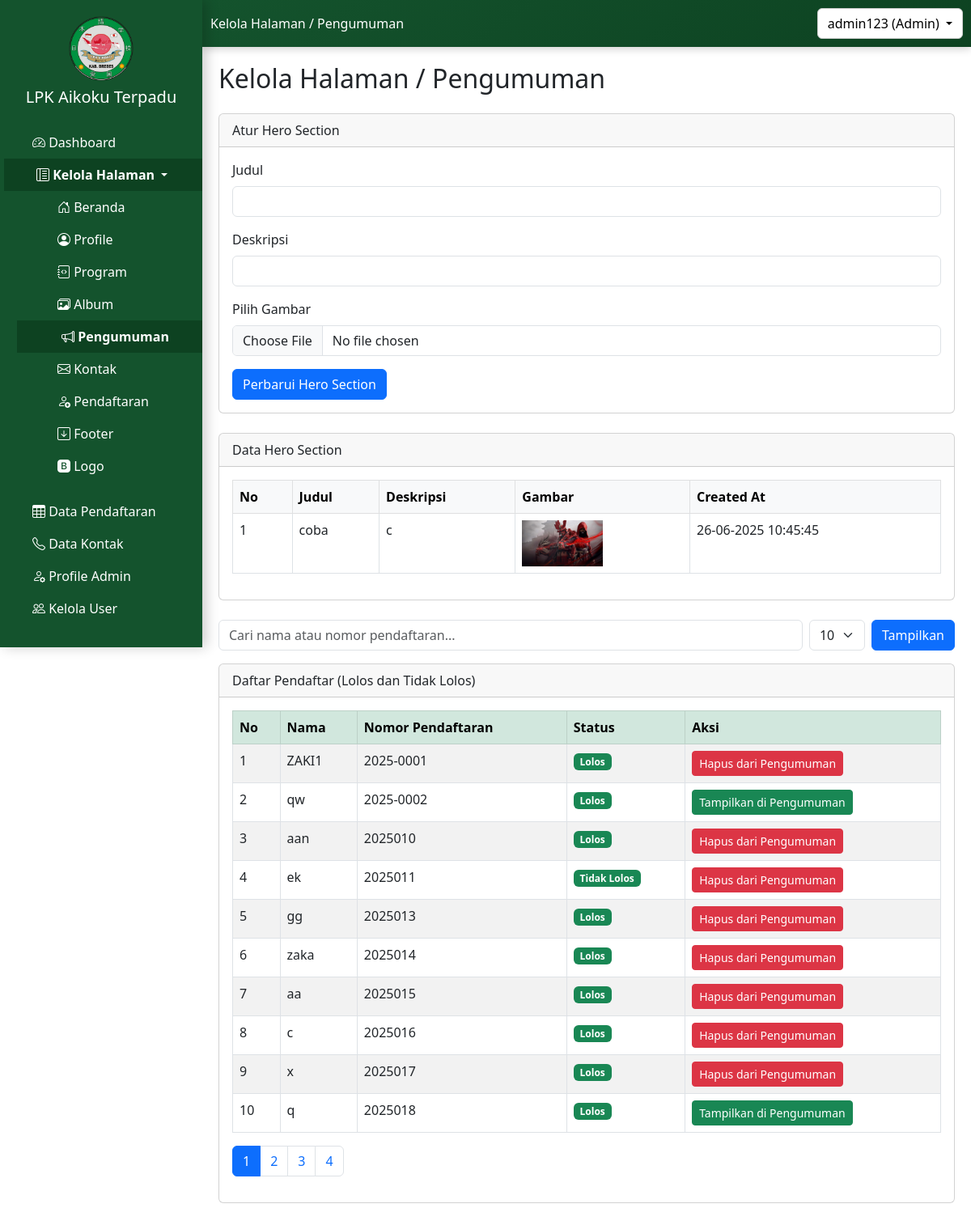
The page /admin/kelola_halaman/pengumuman/pengumuman_admin.php (signed in) on the database its author committed.
### tables this page shows
CREATE TABLE `tb_hero_pengumuman` (
  `id` int(11) NOT NULL,
  `hero_title` varchar(255) DEFAULT NULL,
  `hero_description` varchar(255) DEFAULT NULL,
  `hero_image` text DEFAULT NULL,
  `created_at` timestamp NOT NULL DEFAULT current_timestamp()
);

CREATE TABLE `tb_pengumuman_tayang` (
  `id` int(11) NOT NULL,
  `id_pendaftaran` int(11) DEFAULT NULL
);

CREATE TABLE `tb_pendaftaran` (
  `id_pendaftaran` int(11) NOT NULL,
  `nama_lengkap` varchar(100) DEFAULT NULL,
  `nomor_pendaftaran` varchar(50) DEFAULT NULL,
  `tempat_lahir` varchar(100) DEFAULT NULL,
  `tanggal_lahir` date DEFAULT NULL,
  `usia` int(11) DEFAULT NULL,
  `jenis_kelamin` varchar(20) DEFAULT NULL,
  `agama` varchar(50) DEFAULT NULL,
  `alamat_ktp` text DEFAULT NULL,
  `email` varchar(100) DEFAULT NULL,
  `telepon` varchar(20) DEFAULT NULL,
  `alamat` text DEFAULT NULL,
  `alamat_keluarga` text DEFAULT NULL,
  `telepon_keluarga` varchar(20) DEFAULT NULL,
  `program` varchar(100) DEFAULT NULL,
  `pendidikan_terakhir` varchar(50) DEFAULT NULL,
  `pengalaman_kerja` text DEFAULT NULL,
  `status_pernikahan` varchar(50) DEFAULT NULL,
  `tinggi_badan` int(11) DEFAULT NULL,
  `berat_badan` int(11) DEFAULT NULL,
  `pengalaman_jepang` varchar(50) DEFAULT NULL,
  `penyakit_kronis` text DEFAULT NULL,
  `golongan_darah` varchar(5) DEFAULT NULL,
  `status` varchar(20) DEFAULT 'Pending',
  `tanggal_daftar` datetime DEFAULT current_timestamp(),
  `id_pengguna` int(11) DEFAULT NULL,
  `pengumuman` text DEFAULT NULL
);

### admin/kelola_halaman/pengumuman/pengumuman_admin.php (the view, shortened to what this page needs)
<?php
include '../../../includes/config.php';
$pageTitle = 'Kelola Halaman / Pengumuman';
?>
<!DOCTYPE html>
<html lang="id">
<head>
</head>
<body>
    <?php include '../../../sidebar1.php'; ?>
    <div class="content">
        <h2 class="mb-4"><?php echo $pageTitle; ?></h2>
        <div class="card mb-4">
            <div class="card-header">Atur Hero Section</div>
            <div class="card-body">
                <form method="POST" action="hero/proses_hero.php" enctype="multipart/form-data">
                    <div class="mb-3">
                        <label for="hero_title" class="form-label">Judul</label>
                        <input type="text" class="form-control" id="hero_title" name="hero_title" required>
                    </div>
                    <div class="mb-3">
                        <label for="hero_description" class="form-label">Deskripsi</label>
                        <input type="text" class="form-control" id="hero_description" name="hero_description" required>
                    </div>
                    <div class="mb-3">
                        <label for="hero_image" class="form-label">Pilih Gambar</label>
                        <input type="file" class="form-control" id="hero_image" name="hero_image" accept="image/*"
                            required>
                    </div>
                    <button type="submit" class="btn btn-primary">Perbarui Hero Section</button>
                </form>
            </div>
        </div>
        <div class="card mb-4">
            <div class="card-header">Data Hero Section</div>
            <div class="card-body">
                <table class="table table-bordered">
                    <thead class="table-light">
                        <tr>
                            <th>No</th>
                            <th>Judul</th>
                            <th>Deskripsi</th>
                            <th>Gambar</th>
                            <th>Created At</th>
                        </tr>
                    </thead>
                    <tbody>
                        <?php
                        $query = "SELECT * FROM tb_hero_pengumuman ORDER BY id DESC";
                        $result = mysqli_query($mysqli, $query);
                        $no = 1;
                        while ($data = mysqli_fetch_assoc($result)) {
                            ?>
                            <tr>
                                <td><?php echo $no++; ?></td>
                                <td><?php echo $data['hero_title']; ?></td>
                                <td><?php echo $data['hero_description']; ?></td>
                                <td><img src="../../../uploads/<?php echo $data['hero_image']; ?>" alt="Gambar Hero"
                                        width="100"></td>
                                <td><?php echo date('d-m-Y H:i:s', strtotime($data['created_at'])); ?></td>
                            </tr>
                        <?php } ?>
                    </tbody>
                </table>
            </div>
        </div>
        <?php
        $limit = isset($_GET['limit']) ? (int) $_GET['limit'] : 10;
        $page = isset($_GET['page']) ? (int) $_GET['page'] : 1;
        $offset = ($page - 1) * $limit;
        $where = "p.status IN ('Lolos', 'Tidak Lolos')";
        $count_sql = "SELECT COUNT(*) as total FROM tb_pendaftaran p WHERE $where";
        $count_result = mysqli_query($mysqli, $count_sql);
        $total_data = mysqli_fetch_assoc($count_result)['total'];
        $total_pages = ceil($total_data / $limit);
        ?>
        <form method="GET" class="d-flex mb-3">
            <input type="text" name="search" class="form-control me-2" placeholder="Cari nama atau nomor pendaftaran..."
                value="<?= isset($_GET['search']) ? $_GET['search'] : '' ?>">
            <select name="limit" class="form-select w-auto me-2" onchange="this.form.submit()">
                <?php
                $limits = [5, 10, 15, 20];
                foreach ($limits as $val) {
                    $selected = ($limit == $val) ? 'selected' : '';
                    echo "<option value='$val' $selected>$val</option>";
                }
                ?>
            </select>
            <button type="submit" class="btn btn-primary">Tampilkan</button>
        </form>
        <div class="card mb-4">
            <div class="card-header">Daftar Pendaftar (Lolos dan Tidak Lolos)</div>
            <div class="card-body">
                <table class="table table-bordered table-striped">
                    <thead class="table-success">
                        <tr>
                            <th>No</th>
                            <th>Nama</th>
                            <th>Nomor Pendaftaran</th>
                            <th>Status</th>
                            <th>Aksi</th>
                        </tr>
                    </thead>
                    <tbody>
                        <?php
                        $sql = "SELECT p.id_pendaftaran, p.nama_lengkap, p.nomor_pendaftaran, p.status,
                        t.id AS id_tayang
                        FROM tb_pendaftaran p
                        LEFT JOIN tb_pengumuman_tayang t ON t.id_pendaftaran = p.id_pendaftaran
                        WHERE $where
                        ORDER BY p.id_pendaftaran ASC
                        LIMIT $limit OFFSET $offset";
                        $result = mysqli_query($mysqli, $sql);
                        $no = 1;
                        while ($row = mysqli_fetch_assoc($result)):
                            ?>
                            <tr>
                                <td><?= $no++ ?></td>
                                <td><?= htmlspecialchars($row['nama_lengkap']) ?></td>
                                <td><?= htmlspecialchars($row['nomor_pendaftaran']) ?></td>
                                <td><span class="badge bg-success"><?= $row['status'] ?></span></td>
                                <td>
                                    <?php if ($row['id_tayang']): ?>
                                        <a href="tayang/hapus_tayang.php?id=<?= $row['id_pendaftaran'] ?>"
                                            class="btn btn-danger btn-sm"
                                            onclick="return confirm('Yakin ingin menghapus dari pengumuman?')">Hapus dari
                                            Pengumuman</a>
                                    <?php else: ?>
                                        <a href="tayang/tambah_tayang.php?id=<?= $row['id_pendaftaran'] ?>"
                                            class="btn btn-success btn-sm"
                                            onclick="return confirm('Tampilkan di halaman pengumuman?')">Tampilkan di
                                            Pengumuman</a>
                                    <?php endif; ?>
                                </td>
                            </tr>
                        <?php endwhile; ?>
                    </tbody>
                </table>
                <nav>
                    <ul class="pagination">
                        <?php for ($i = 1; $i <= $total_pages; $i++): ?>
                            <li class="page-item <?= ($i == $page) ? 'active' : '' ?>">
                                <a class="page-link" href="?page=<?= $i ?>&limit=<?= $limit ?>"><?= $i ?></a>
                            </li>
                        <?php endfor; ?>
                    </ul>
                </nav>
            </div>
        </div>
    </div>
</body>
</html>

### sidebar1.php (style rules this page uses)
.content { margin-left: 250px; padding: 20px; overflow-x: auto; max-width: calc(100vw - 250px); }

### rows shown on the page
tb_hero_pengumuman: hero_title "coba", hero_description "c", hero_image (picture), created_at "26-06-2025 10:45:45"
tb_pengumuman_tayang: id_pendaftaran.nama_lengkap "ZAKI1", id_pendaftaran.nomor_pendaftaran "2025-0001", id_pendaftaran.status "Lolos"
tb_pendaftaran: nama_lengkap "qw", nomor_pendaftaran "2025-0002", status "Lolos"
tb_pengumuman_tayang: id_pendaftaran.nama_lengkap "aan", id_pendaftaran.nomor_pendaftaran "2025010", id_pendaftaran.status "Lolos"
tb_pengumuman_tayang: id_pendaftaran.nama_lengkap "ek", id_pendaftaran.nomor_pendaftaran "2025011", id_pendaftaran.status "Tidak Lolos"
tb_pengumuman_tayang: id_pendaftaran.nama_lengkap "gg", id_pendaftaran.nomor_pendaftaran "2025013", id_pendaftaran.status "Lolos"
tb_pengumuman_tayang: id_pendaftaran.nama_lengkap "zaka", id_pendaftaran.nomor_pendaftaran "2025014", id_pendaftaran.status "Lolos"
tb_pengumuman_tayang: id_pendaftaran.nama_lengkap "aa", id_pendaftaran.nomor_pendaftaran "2025015", id_pendaftaran.status "Lolos"
tb_pengumuman_tayang: id_pendaftaran.nama_lengkap "c", id_pendaftaran.nomor_pendaftaran "2025016", id_pendaftaran.status "Lolos"
tb_pengumuman_tayang: id_pendaftaran.nama_lengkap "x", id_pendaftaran.nomor_pendaftaran "2025017", id_pendaftaran.status "Lolos"
tb_pendaftaran: nama_lengkap "q", nomor_pendaftaran "2025018", status "Lolos"

### other values the page prints
$pageTitle "Kelola Halaman / Pengumuman"
$_SESSION['username'] "admin123"
$_SESSION['roles'] "Admin"
form field limit "10"
